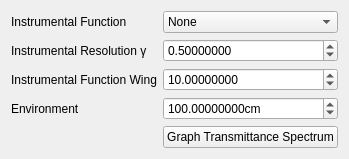
                    <widget class="QWidget" name="transmittance">
                        <attribute name="title">
                            <string>Transmittance Spectrum</string>
                        </attribute>
                        <layout class="QGridLayout" name="gridLayout_15">
                            <item row="0" column="0">
                                <layout class="QGridLayout" name="gridLayout_16">
                                    <item row="0" column="0">
                                        <layout class="QFormLayout" name="formLayout_7">
                                            <property name="sizeConstraint">
                                                <enum>QLayout::SetFixedSize</enum>
                                            </property>
                                            <item row="3" column="0">
                                                <widget class="QLabel" name="label_28">
                                                    <property name="text">
                                                        <string>Environment</string>
                                                    </property>
                                                </widget>
                                            </item>
                                            <item row="3" column="1">
                                                <layout class="QHBoxLayout" name="horizontalLayout_12">
                                                    <item>
                                                        <widget class="QDoubleSpinBox" name="ts_path_length">
                                                            <property name="buttonSymbols">
                                                                <enum>QAbstractSpinBox::UpDownArrows</enum>
                                                            </property>
                                                            <property name="specialValueText">
                                                                <string/>
                                                            </property>
                                                            <property name="correctionMode">
                                                                <enum>QAbstractSpinBox::CorrectToPreviousValue</enum>
                                                            </property>
                                                            <property name="prefix">
                                                                <string/>
                                                            </property>
                                                            <property name="suffix">
                                                                <string>cm</string>
                                                            </property>
                                                            <property name="decimals">
                                                                <number>8</number>
                                                            </property>
                                                            <property name="maximum">
                                                                <double>10000000.000000000000000</double>
                                                            </property>
                                                            <property name="value">
                                                                <double>100.000000000000000</double>
                                                            </property>
                                                        </widget>
                                                    </item>
                                                </layout>
                                            </item>
                                            <item row="4" column="1">
                                                <widget class="QPushButton" name="graph_ts_button">
                                                    <property name="text">
                                                        <string>Graph Transmittance Spectrum</string>
                                                    </property>
                                                </widget>
                                            </item>
                                            <item row="0" column="0">
                                                <widget class="QLabel" name="label_27">
                                                    <property name="text">
                                                        <string>Instrumental Function</string>
                                                    </property>
                                                </widget>
                                            </item>
                                            <item row="0" column="1">
                                                <widget class="QComboBox" name="ts_instrumental_fn">
                                                    <item>
                                                        <property name="text">
                                                            <string>None</string>
                                                        </property>
                                                    </item>
                                                    <item>
                                                        <property name="text">
                                                            <string>Rectangular</string>
                                                        </property>
                                                    </item>
                                                    <item>
                                                        <property name="text">
                                                            <string>Triangular</string>
                                                        </property>
                                                    </item>
                                                    <item>
                                                        <property name="text">
                                                            <string>Gaussian</string>
                                                        </property>
                                                    </item>
                                                    <item>
                                                        <property name="text">
                                                            <string>Diffraction</string>
                                                        </property>
                                                    </item>
                                                    <item>
                                                        <property name="text">
                                                            <string>Michelson</string>
                                                        </property>
                                                    </item>
                                                    <item>
                                                        <property name="text">
                                                            <string>Dispersion</string>
                                                        </property>
                                                    </item>
                                                </widget>
                                            </item>
                                            <item row="1" column="0">
                                                <widget class="QLabel" name="label_4">
                                                    <property name="text">
                                                        <string>Instrumental Resolution γ</string>
                                                    </property>
                                                </widget>
                                            </item>
                                            <item row="1" column="1">
                                                <widget class="QDoubleSpinBox" name="ts_instrumental_resolution">
                                                    <property name="decimals">
                                                        <number>8</number>
                                                    </property>
                                                    <property name="minimum">
                                                        <double>0.000001000000000</double>
                                                    </property>
                                                    <property name="maximum">
                                                        <double>100000000000000000.000000000000000</double>
                                                    </property>
                                                    <property name="value">
                                                        <double>0.500000000000000</double>
                                                    </property>
                                                </widget>
                                            </item>
                                            <item row="2" column="0">
                                                <widget class="QLabel" name="label_3">
                                                    <property name="text">
                                                        <string>Instrumental Function Wing</string>
                                                    </property>
                                                </widget>
                                            </item>
                                            <item row="2" column="1">
                                                <widget class="QDoubleSpinBox" name="ts_instrumental_fn_wing">
                                                    <property name="decimals">
                                                        <number>8</number>
                                                    </property>
                                                    <property name="minimum">
                                                        <double>0.000001000000000</double>
                                                    </property>
                                                    <property name="maximum">
                                                        <double>99999999999999991433150857216.000000000000000</double>
                                                    </property>
                                                    <property name="value">
                                                        <double>10.000000000000000</double>
                                                    </property>
                                                </widget>
                                            </item>
                                        </layout>
                                    </item>
                                </layout>
                            </item>
                        </layout>
                    </widget>
